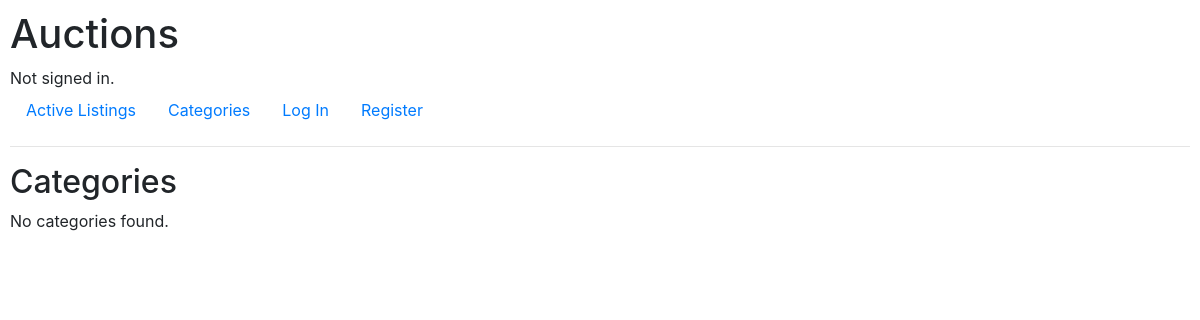
/categories, run on an earlier commit of the app's database.
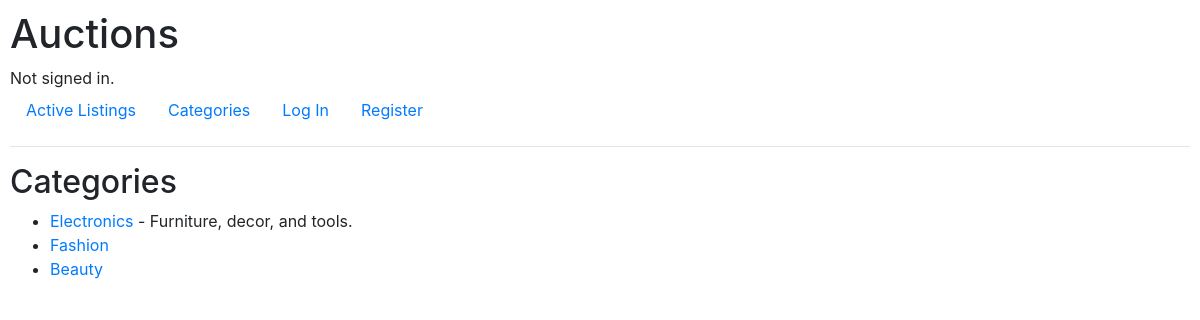
And on a later commit of the database.
### auctions/models.py (models this page shows, shortened)
class Category(models.Model):
    name = models.CharField(max_length=50, unique=True)
    description = models.TextField(blank=True)

### auctions/views.py (the view)
# urls.py: path("categories", views.categories_list, name="categories"),
def categories_list(request):
    categories = Category.objects.all()
    context = {'categories': categories}
    return render(request, 'auctions/categories_list.html', context)

### auctions/templates/auctions/categories_list.html
{% extends 'auctions/layout.html' %}
{% block body %}
    <h2>Categories</h2>
    {% if categories %}
        <ul>
            {% for category in categories %}
                <li>
                    <a href="{% url 'category_detail' category.name %}">
                        {{ category.name }}
                    </a>
                    {% if category.description %}
                        - {{ category.description }}
                    {% endif %}
                </li>
            {% endfor %}
        </ul>
    {% else %}
        <p>No categories found.</p>
    {% endif %}
{% endblock %}

What changed in the data, as far as the page shows it:
added Category: name "Electronics", description "Furniture, decor, and tools."
added Category: name "Fashion"
added Category: name "Beauty"
Also different on the page:
text no longer shown: "No categories found."
